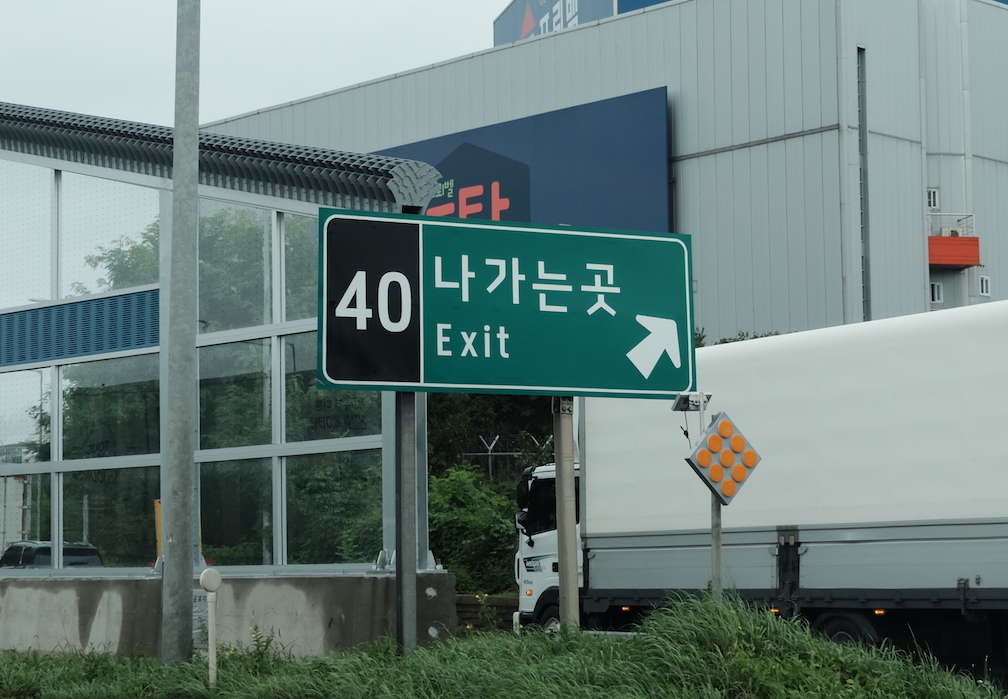
#> input picture python_code.recipe302/src/img/pillow_sample.jpg, 1008 x 699 px, found by its file name
$ python recipe_249_01.py
#> lines starting #> are read from the running program, lines starting #| are printed output that depends on the picture
# 실행할 떄는 img 디렉터리 아래의 pillow_sample.jpg를 스크립트와 같은 디렉터리에 배치한 뒤 실행합니다.

from PIL import Image

image = Image.open("pillow_sample.jpg")
#> image is the input picture: PIL image 1008x699 RGB; mean R, G, B 106.6, 126.2, 122.5
new_image1 = image.transpose(Image.FLIP_LEFT_RIGHT)
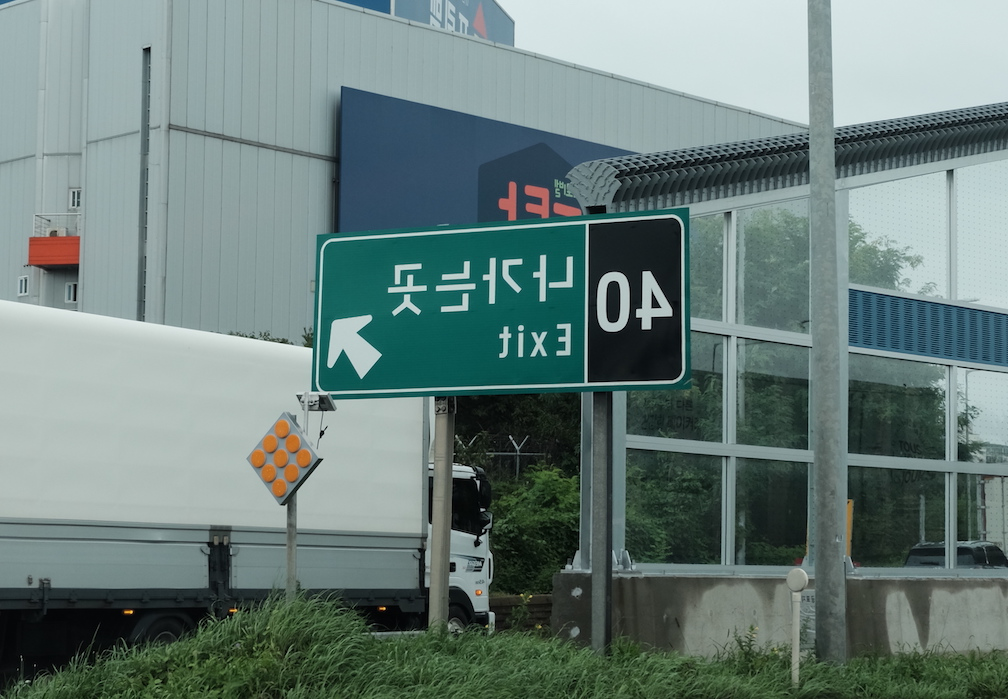
#> new_image1: PIL image 1008x699 RGB; mean R, G, B 106.6, 126.2, 122.5
new_image1.save("pillow_flip1.jpg")
new_image2 = image.transpose(Image.FLIP_TOP_BOTTOM)
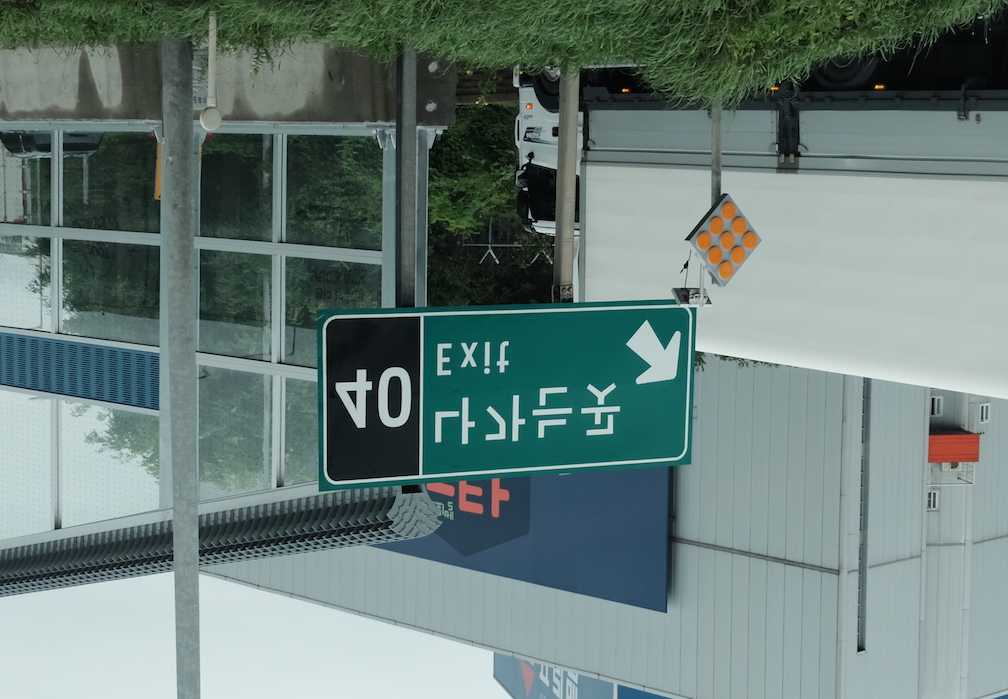
#> new_image2: PIL image 1008x699 RGB; mean R, G, B 106.6, 126.2, 122.5
new_image2.save("pillow_flip2.jpg")
